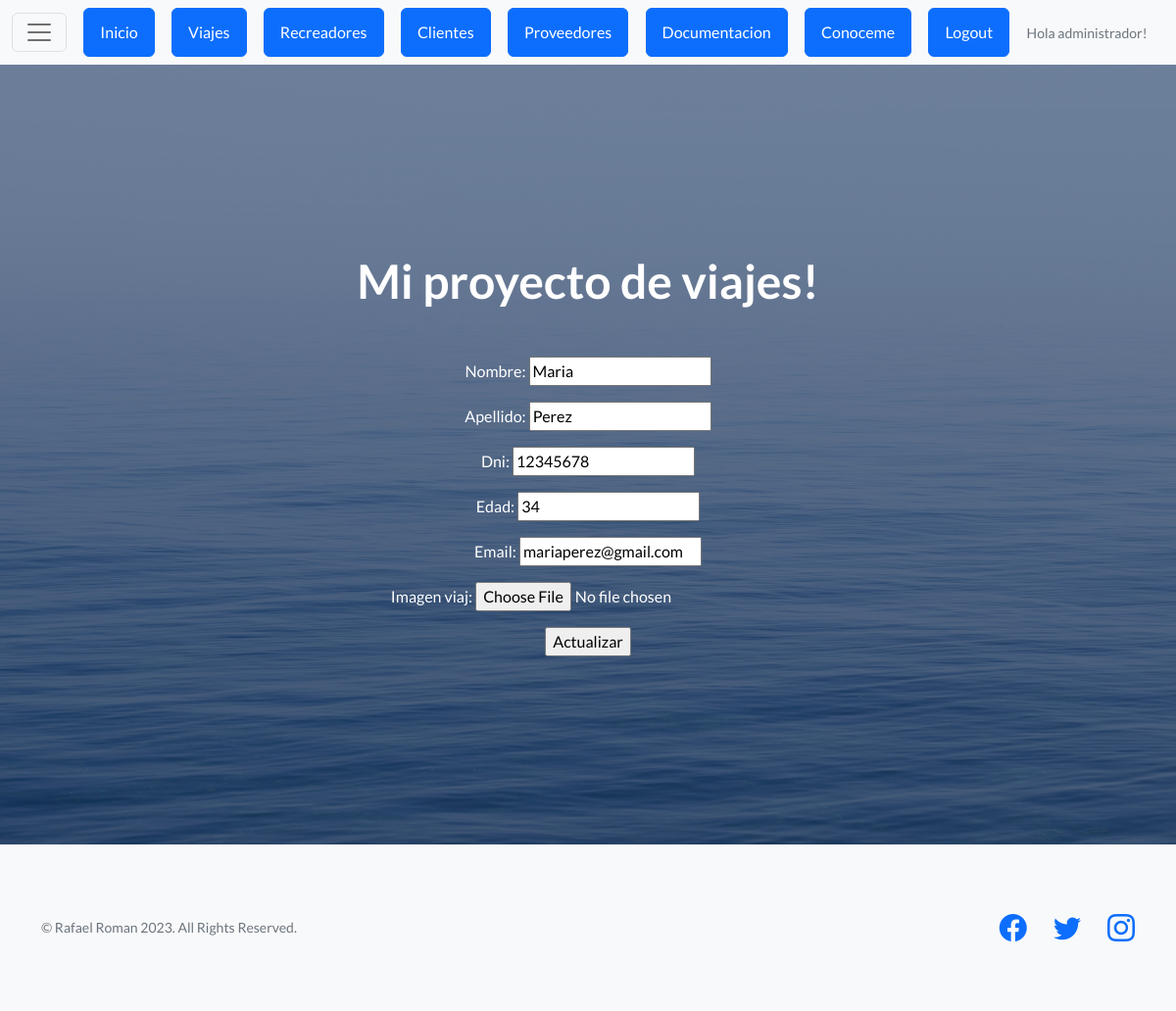
Before: /proyecto/clientes/actualizar/3/ (signed in) with the older database file.
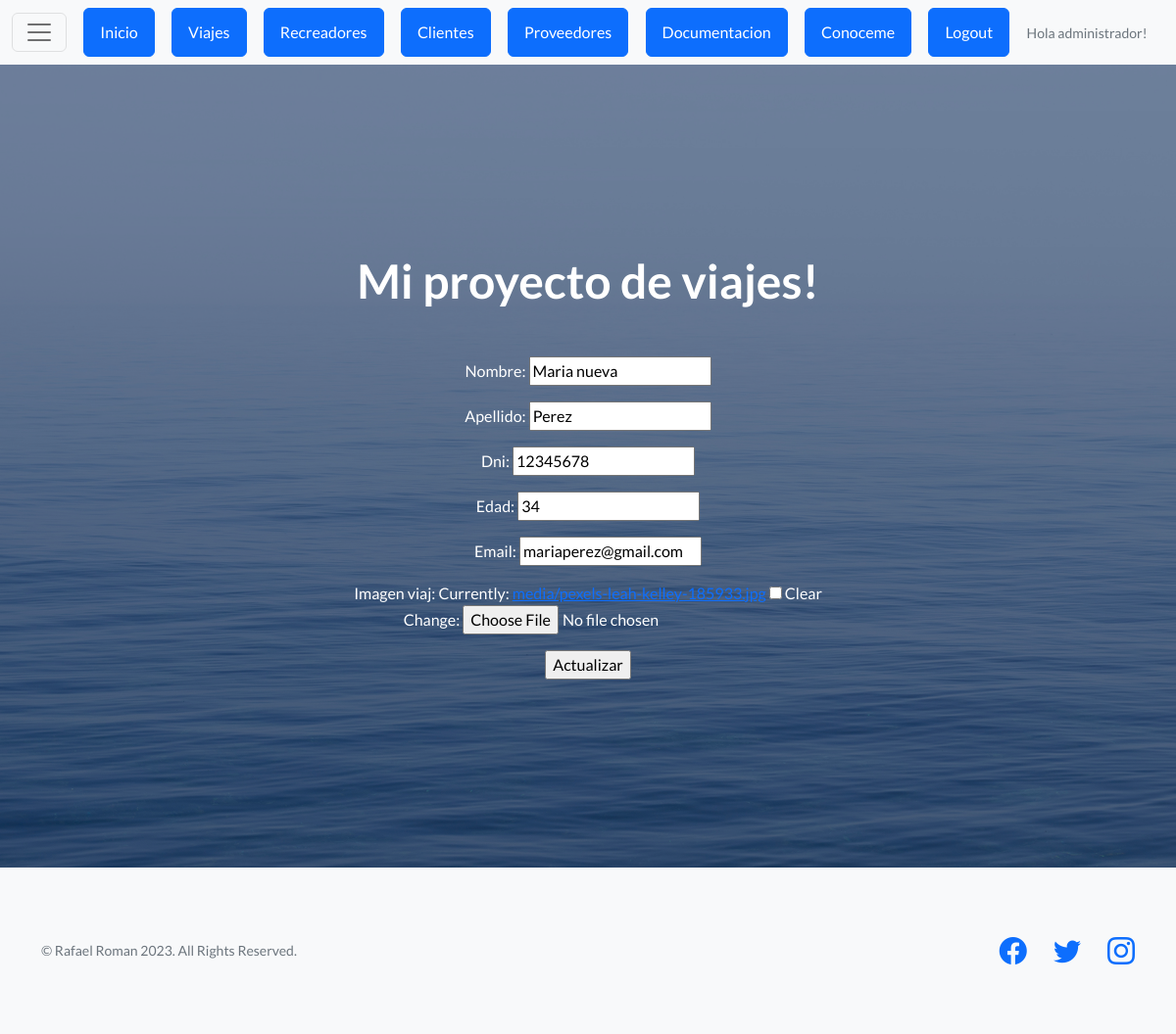
After: the same page with the newer database file.
### appexcursiones/models.py (models this page shows, shortened)
class Clientes(models.Model):
   nombre = models.CharField(max_length=50)
   apellido = models.CharField(max_length=50)
   dni = models.IntegerField()
   edad = models.IntegerField()
   email= models.EmailField(max_length=80)
   imagen_viaj= models.ImageField(null=True, blank=True, upload_to="media")

### appexcursiones/views.py (the view)
# urls.py: path('clientes/actualizar/<pk>/', views.ClientesUpdateView.as_view(), name="proyecto-clientes-update"),
class ClientesUpdateView(LoginRequiredMixin, UpdateView):
    model = Clientes
    success_url = reverse_lazy("proyecto-clientes-list")
    fields = ["nombre", "apellido", "dni", "edad",  "email", "imagen_viaj"]
    template_name = "Appnuevo/clientes_update.html"

### appexcursiones/templates/Appnuevo/clientes_update.html (shortened to what this page needs)
{% extends "Appnuevo/base.html" %}
{% load static %}
{% block contenido %}
<form method="post" enctype="multipart/form-data">
    {{form.as_p}}
    <input type="submit" value="Actualizar">
</form>
{% endblock contenido %}

Changed rows visible on the page:
changed Clientes "Perez": nombre "Maria" → "Maria nueva"
Other visible differences:
form field as_p: (not shown) → "☐"
text no longer shown: "Nombre: Apellido: Dni: Edad: Email: Imagen viaj:"
text now shown: "Nombre: Apellido: Dni: Edad: Email: Imagen viaj: Currently: media/pexels-leah-kelley-185933.jpg Clear Change:"
